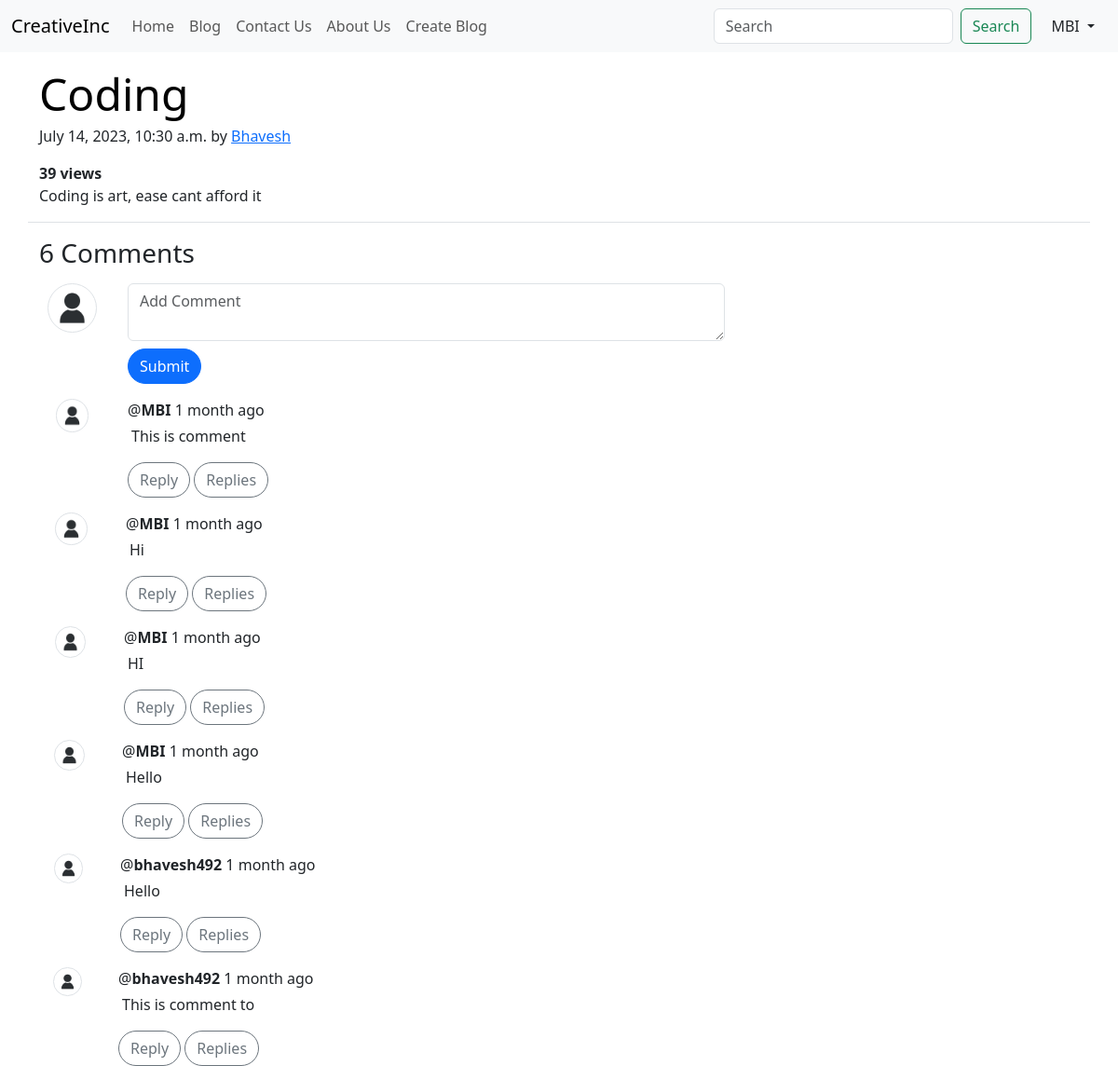
The page /blog/code (signed in) on the database its author committed.
### blog/models.py (models this page shows, shortened)
class Post(models.Model):
    sno = models.AutoField(primary_key=True)
    author = models.CharField(max_length=100)
    title = models.CharField(max_length=100)
    content = models.TextField()
    slug = models.CharField(max_length=50)
    timeStamp = models.DateTimeField()
    views = models.IntegerField(default=0)

class BlogComment(models.Model):
    sno = models.AutoField(primary_key=True)
    comment = models.TextField()
    user = models.ForeignKey(User,on_delete=models.CASCADE)
    post = models.ForeignKey(Post,on_delete=models.CASCADE)
    parent = models.ForeignKey('self',on_delete=models.CASCADE,null=True)
    timeStamp = models.DateTimeField(default=now)

### blog/views.py (the view)
# urls.py: path('<str:slug>',views.blogPost,name='BlogPost'),
def blogPost(request,slug):
    post = Post.objects.filter(slug=slug).first()
    post.views+=1
    post.save()
    comments = BlogComment.objects.filter(post=post,parent=None).reverse()
    replies = BlogComment.objects.filter(post=post).exclude(parent=None).reverse()
    repliesDict = {}
    for reply in replies:
        if reply.parent.sno not in repliesDict.keys():
            repliesDict[reply.parent.sno] = [reply]
        else:
            repliesDict[reply.parent.sno].append(reply)
    countComm = len(comments)
    context = {'post':post,'comments':comments,'countComments':countComm,'replies':repliesDict}
    return render(request,'blog/blogpost.html',context)

### blog/templatetags/getDict.py (called while the page is built)
@register.filter(name='get_val')
def get_val(dict,key):
    return dict.get(key)

### templates/blog/blogpost.html (shortened to what this page needs)
{% extends 'base.html' %}
{% block body %}
{% load static %}
{% load humanize %}
{% load getDict %}
<div class='container my-3 border-bottom'>
    <div class="col-md-8">
        <article class="blog-post">
            <h2 class="display-5 link-body-emphasis mb-1">{{post.title}}</h2>
            <p class="blog-post-meta">{{post.timeStamp}} by <a href="#">{{post.author}}</a></p>
            <b>{{post.views}} views</b>
            <p>{{post.content|safe}}</p>
        </article>
    </div>
</div>
<div class="container mt-3">
    <h3>{{countComments}} Comments</h3>
    <div class='mt-3'>
        {% if user.is_authenticated %}
        <div class="row">
            <div class="col-1">
                <img src="/static/img/userIcon.jpg" class='w-75 mx-auto d-block rounded-circle border p-1'>
            </div>
            <div class='col-md-7'>
                <form action="/blog/postComment" method="post"> {% csrf_token %}
                    <textarea name="comment" id="comment" cols="10" rows="2" class='form-control'
                        placeholder='Add Comment'></textarea>
                    <div class='mt-2'>
                        <button type="submit" class='btn btn-primary rounded-pill'>Submit</button>
                    </div>
                </form>
            </div>
        </div>
        {% else %}
        <div>
            <span>Please Login to post comment..</span> <a href='/login/' class="btn btn-info">Login</a>
        </div>
        {% endif %}
        {% for comment in comments %}
        <div class="row mt-3">
            <div class="col-1">
                <img src="/static/img/userIcon.jpg" class='mx-auto d-block w-50 rounded-circle border p-1' alt='user'>
            </div>
            <div class="col-md-7">
                <div>
                    <span>@<b>{{comment.user}}</b></span><span> {{comment.timeStamp|naturaltime}}</span>
                </div>
                <div class='mt-1 ms-1'>
                    <span>{{comment.comment}}</span>
                </div>
                {% if user.is_authenticated %}
                <button class='btn btn-outline-secondary rounded-pill mt-3' data-bs-toggle="collapse"
                    data-bs-target="#reply{{comment.sno}}" aria-expanded="false"
                    aria-controls="reply{{comment.sno}}">Reply</button>
                {% endif %}
                <button class='btn btn-outline-secondary rounded-pill mt-3' data-bs-toggle="collapse"
                    data-bs-target="#replies{{comment.sno}}" aria-expanded="false"
                    aria-controls="replies{{comment.sno}}">Replies</button>
            </div>
            {% endfor %}
        </div>
    </div>
    {% endblock body %}

### templates/base.html (shortened to what this page needs)
<!doctype html>
<html lang="en">
  <head>
    <link href="https://cdn.jsdelivr.net/npm/bootstrap@5.3.0/dist/css/bootstrap.min.css" rel="stylesheet">
  </head>
  <body>
    <nav class="navbar navbar-expand-lg bg-body-tertiary fixed-top sticky-top">
        <div class="container-fluid">
          <a class="navbar-brand" href="/">CreativeInc</a>
          <div class="collapse navbar-collapse" id="navbarSupportedContent">
            <ul class="navbar-nav me-auto mb-2 mb-lg-0">
              <li class="nav-item">
                <a class="nav-link {% block homeActive %} {% endblock homeActive %}" aria-current="page" href="/">Home</a>
              </li>
              <li class="nav-item">
                <a class="nav-link {% block blogActive%} {% endblock blogActive %}" href="/blog/">Blog</a>
              </li>
              <li class="nav-item">
                <a class="nav-link {% block contactActive %} {% endblock contactActive %}" href="/contact/">Contact Us</a>
              </li>
              <li class="nav-item">
                <a class="nav-link {% block aboutActive %} {% endblock aboutActive %}" href="/about/">About Us</a>
              </li>
              {% if user.is_authenticated %}
              <li class="nav-item">
                <a class="nav-link " href="/blog/createblog/">Create Blog</a>
              </li>
              {% endif %}
            </ul>
            <form class="d-flex" role="search" method='get' action='/search/'>
              <input id='searchQuery' name='searchQuery' class="form-control me-2" type="search" placeholder="Search" aria-label="Search">
              <button class="btn btn-outline-success me-2" type="submit">Search</button>
              {% if user.is_authenticated %}
                <div class="dropdown">
                  <button class="btn dropdown-toggle" type="button" data-bs-toggle="dropdown" aria-expanded="false">
                    <span>{{request.user}}</span>
                  </button>
                </div>
              {% else %}
                <a href='/login/' class="btn btn-outline-success" type="submit">Login</a>
                <a href='/signup/' class="btn btn-outline-success" type="submit">SignUp</a>
              {% endif %}
            </form>
          </div>
        </div>
      </nav>
      {% block body %}{% endblock body %}
  </body>
</html>

### rows shown on the page
Post: title "Coding", timeStamp "July 14, 2023, 10:30 a.m.", author "Bhavesh", views "39", content "Coding is art, ease cant afford it"
BlogComment: user "MBI", timeStamp "1 month ago", comment "This is comment"
BlogComment: user "MBI", timeStamp "1 month ago", comment "Hi"
BlogComment: user "MBI", timeStamp "1 month ago", comment "HI"
BlogComment: user "MBI", timeStamp "1 month ago", comment "Hello"
BlogComment: user "bhavesh492", timeStamp "1 month ago", comment "Hello"
BlogComment: user "bhavesh492", timeStamp "1 month ago", comment "This is comment to"

### other values the page prints
{{ request.user }} "MBI"
{{ countComments }} "6"
